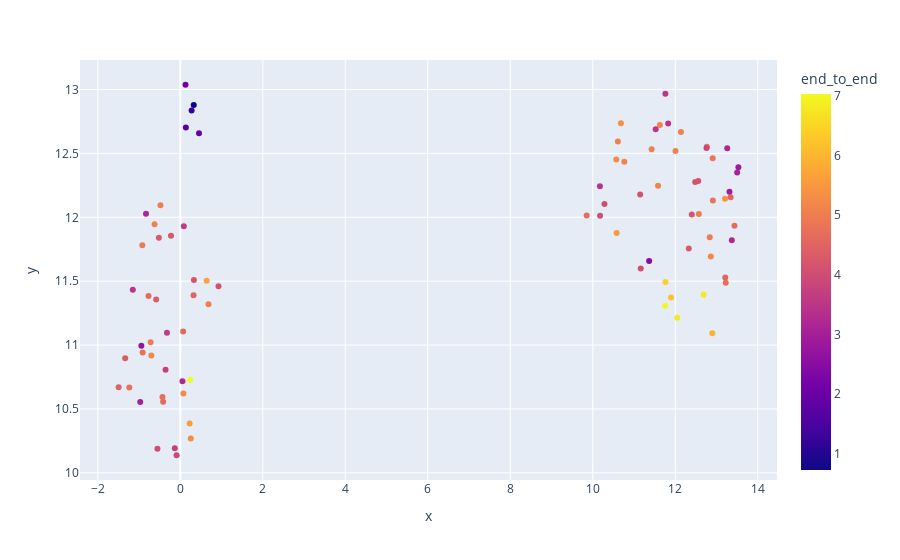

Notebook code cell kept with this figure:
### Code cell
vis.dimensionality_reduction_scatter(color_by='end_to_end', kde_by_ensemble=True, size=20,n_comp=3, plotly=True)
